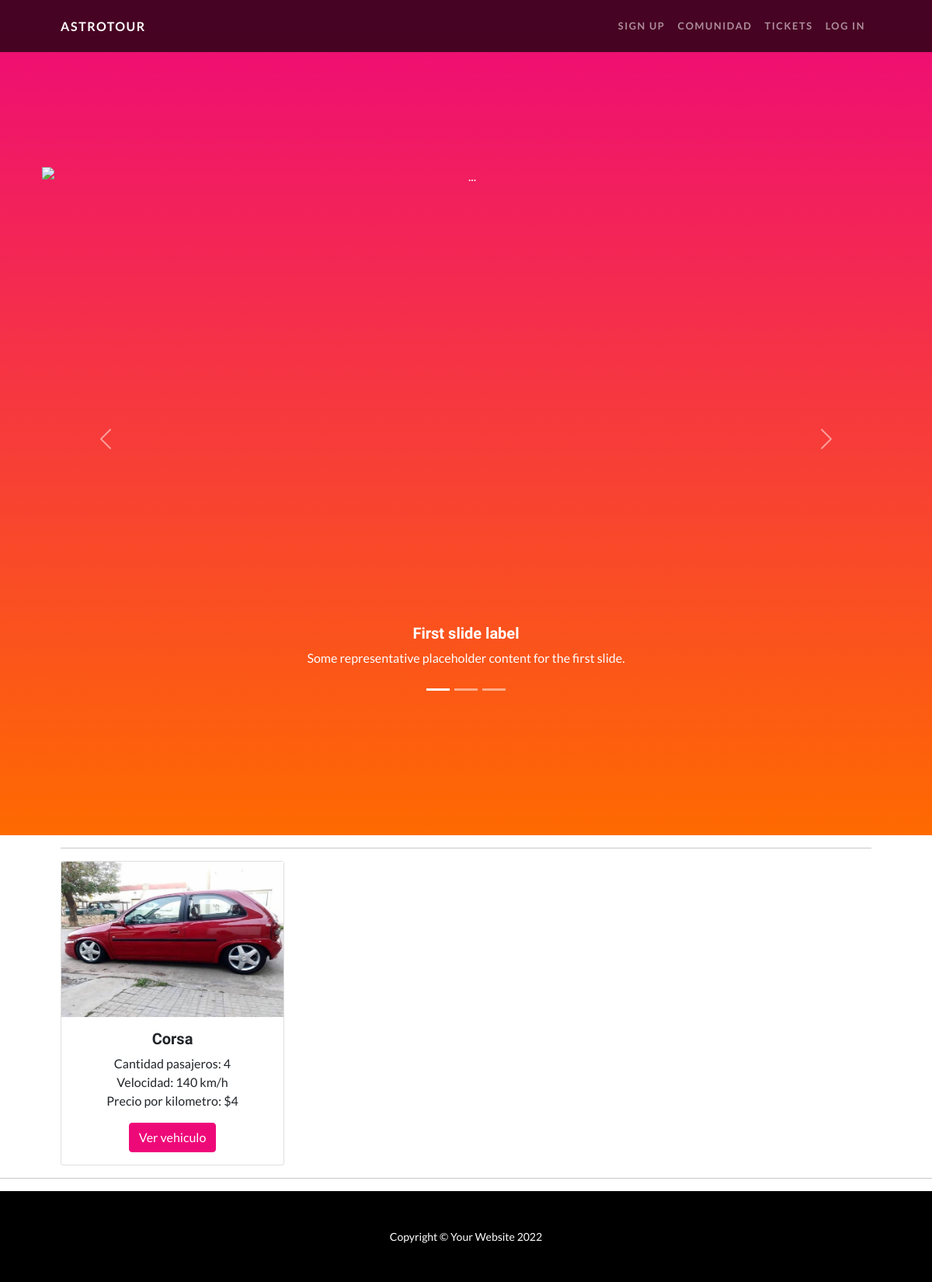
The page /viaje/mostrar-vehiculos on the database as committed earlier.
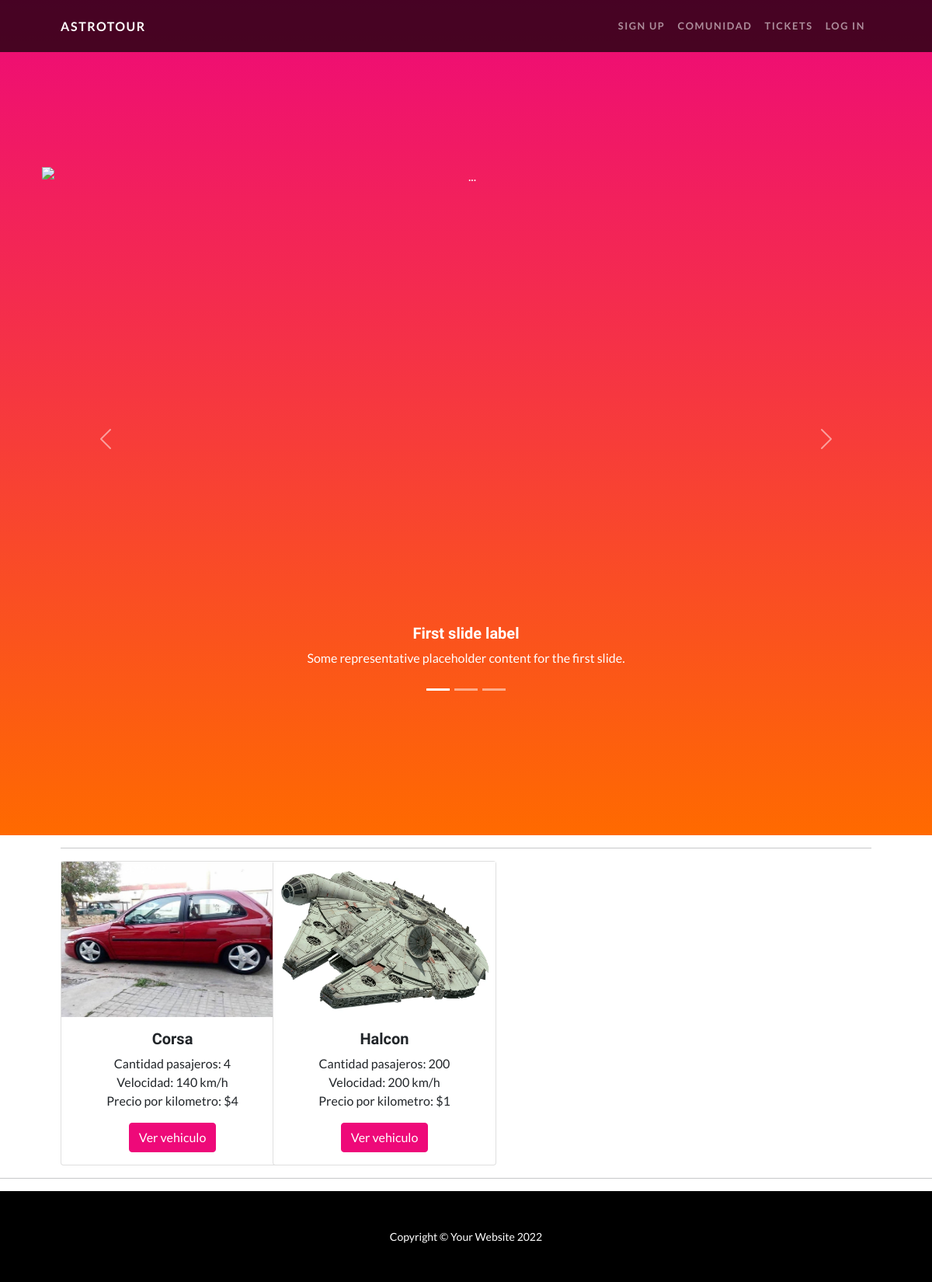
The same page on the database as committed later.
### Viajes/models.py (models this page shows, shortened)
class Vehiculo(models.Model):
    nombre_vehiculo = models.CharField(max_length= 50)
    cantidad_pasajeros = models.IntegerField()
    velocidad = models.IntegerField()
    precio_x_km = models.IntegerField()
    imagen = models.ImageField(upload_to = "imagen", null = True, blank = True)
    descripcion = models.TextField()

### Viajes/views.py (the view)
# urls.py: path("mostrar-vehiculos", views.Vehiculos_vista.as_view(), name = "Mostrar_vehiculos"),
class Vehiculos_vista(ListView):
    model = Vehiculo
    template_name = "mostrar_vehiculos.html"

### Viajes/templates/mostrar_vehiculos.html (shortened to what this page needs)
{% extends "padre.html" %}
{% block ContenidoQueCambia %}
<section class="page-section" id="services">
    <div class="container px-4 px-lg-5">
        <hr class="divider" />
        <div class="row gx-4 gx-lg-5">
            {% for vehiculo in object_list %}
                <div class="col-lg-3 col-md-6 text-center">
                    <div class="card" style="width: 18rem;">
                     <img src= "{{vehiculo.imagen.url}}" class="text-center" width="286" height="200" alt="...">
                        <div class="card-body">
                        <h5 class="card-title">{{vehiculo.nombre_vehiculo}}</h5>
                        <p class="card-text">
                            Cantidad pasajeros: {{vehiculo.cantidad_pasajeros}} <br>
                            Velocidad: {{vehiculo.velocidad}} km/h <br>
                            Precio por kilometro: ${{vehiculo.precio_x_km}} <br>
                        </p>
                        <button type="button" class="btn btn-primary" data-bs-toggle="modal" data-bs-target="#staticBackdrop{{vehiculo.id}}">
                            Ver vehiculo
                        </button>
                     </div>
                    </div>
                </div>
            {% endfor %}
        </div>
    </div>
</section>
<hr class="divider" />
{% endblock ContenidoQueCambia %}

### Usuario/templates/padre.html (shortened to what this page needs)
<!DOCTYPE html>
<html lang="en">
    <head>
        {% load static %}
        <link href="{% static 'Usuario/css/styles.css' %}" rel="stylesheet" />
    </head>
    <body id="page-top">
        <nav class="navbar navbar-expand-lg navbar-dark navbar-custom fixed-top">
            <div class="container px-5">
                <a class="navbar-brand" href="#page-top">AstroTour</a>
                <div class="collapse navbar-collapse" id="navbarResponsive">
                    <ul class="navbar-nav ms-auto">
                        <li class="nav-item"><a class="nav-link" href="{% url 'Login' %}">Sign Up</a></li>
                        <li class="nav-item"><a class="nav-link" href="{% url 'Ver_post' %}">Comunidad</a></li>
                        {% if request.user.is_superuser %}
                            <li class="nav-item"><a class="nav-link" href="{% url 'Mostrar_vuelos' %}">Ver vuelos</a></li>
                        {% else %}
                            <li class="nav-item"><a class="nav-link" href="{% url 'Crear_ticket' %}">Tickets</a></li>
                        {% endif %}
                        <li class="nav-item"><a class="nav-link" href="#!">Log In</a></li>
                    </ul>
                </div>
            </div>
        </nav>
        <header class="masthead text-center text-white">
            <div class="masthead-content container px-20">
                <div class="container px-6">
                    <div id="carouselExampleCaptions" class="carousel slide" data-bs-ride="carousel">
                        <div class="carousel-indicators">
                            <button type="button" data-bs-target="#carouselExampleCaptions" data-bs-slide-to="0" class="active" aria-current="true" aria-label="Slide 1"></button>
                            <button type="button" data-bs-target="#carouselExampleCaptions" data-bs-slide-to="1" aria-label="Slide 2"></button>
                            <button type="button" data-bs-target="#carouselExampleCaptions" data-bs-slide-to="2" aria-label="Slide 3"></button>
                        </div>
                        <div class="carousel-inner">
                            <div class="carousel-item active">
                                <img src="https://images8.alphacoders.com/686/thumb-1920-686692.jpg" class="d-block w-100" alt="..." width="500" height="700">
                                <div class="carousel-caption d-none d-md-block">
                                    <h5>First slide label</h5>
                                    <p>Some representative placeholder content for the first slide.</p>
                                </div>
                            </div>
                        </div>
                        <button class="carousel-control-prev" type="button" data-bs-target="#carouselExampleCaptions" data-bs-slide="prev">
                            <span class="carousel-control-prev-icon" aria-hidden="true"></span>
                        </button>
                        <button class="carousel-control-next" type="button" data-bs-target="#carouselExampleCaptions" data-bs-slide="next">
                            <span class="carousel-control-next-icon" aria-hidden="true"></span>
                        </button>
                      </div>
                </div>
            </div>
        </header>
        {% block ContenidoQueCambia %}
        {% endblock ContenidoQueCambia %}
        <footer class="py-5 bg-black">
            <div class="container px-5"><p class="m-0 text-center text-white small">Copyright &copy; Your Website 2022</p></div>
        </footer>
    </body>
</html>

Rows that differ between the two databases and show on the page:
added Vehiculo: imagen (picture), nombre_vehiculo "Halcon", cantidad_pasajeros "200", velocidad "200", precio_x_km "1"
